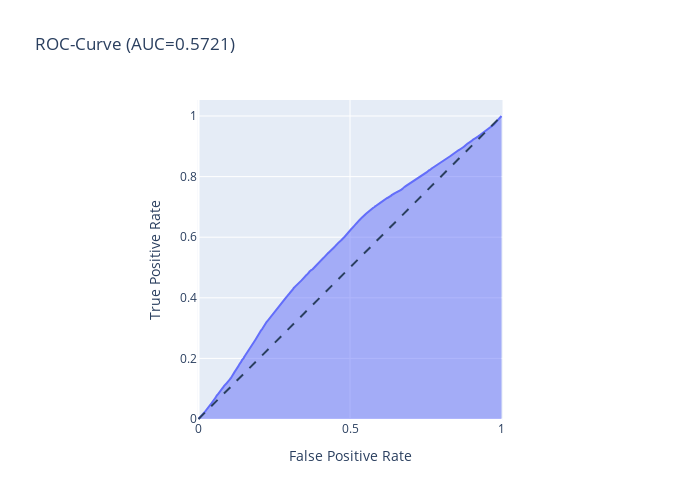

The cell this chart's notebook holds for it:
### Code cell
# False Positive, True Postive Rate bestimmen
fpr, tpr, _ = roc_curve(y_test_label_encoded['response'], y_pred_proba)

# Fläche unter der False Positive, True Postive Rate berechnen
auc_score = roc_auc_score(y_test_label_encoded['response'], y_pred_proba)

# Area Plot erstellen
fig = px.area(
    x=fpr, y=tpr,
    title=f'ROC-Curve (AUC={auc(fpr, tpr):.4f})',
    labels=dict(x='False Positive Rate', y='True Positive Rate'),
    width=700, height=500
)

# Linie des Zufallsmodelles einfügen
fig.add_shape(
    type='line', line=dict(dash='dash'),
    x0=0, x1=1, y0=0, y1=1
)

# Skalierung anpassen
fig.update_yaxes(scaleanchor="x", scaleratio=1)
fig.update_xaxes(constrain='domain')

# Plot erstellen
fig.show()

### Figure 1 — Plotly figure (JSON) as saved in the notebook; plotly's stock layout.template omitted (floating-point values rounded to 4 significant figures; data arrays with more than 128 entries replaced by an {"elided": "..."} marker saying what was removed)
{"data": [{"hovertemplate": "False Positive Rate=%{x}<br>True Positive Rate=%{y}<extra></extra>", "legendgroup": "", "line": {"color": "#636efa"}, "marker": {"symbol": "circle"}, "mode": "lines", "name": "", "orientation": "v", "showlegend": false, "stackgroup": "1", "type": "scatter", "x": {"elided": "16309 float values"}, "xaxis": "x", "y": {"elided": "16309 float values"}, "yaxis": "y"}], "layout": {"height": 500, "legend": {"tracegroupgap": 0}, "shapes": [{"line": {"dash": "dash"}, "type": "line", "x0": 0, "x1": 1, "y0": 0, "y1": 1}], "title": {"text": "ROC-Curve (AUC=0.5721)"}, "width": 700, "xaxis": {"anchor": "y", "constrain": "domain", "domain": [0, 1], "title": {"text": "False Positive Rate"}}, "yaxis": {"anchor": "x", "domain": [0, 1], "scaleanchor": "x", "scaleratio": 1, "title": {"text": "True Positive Rate"}}}}
